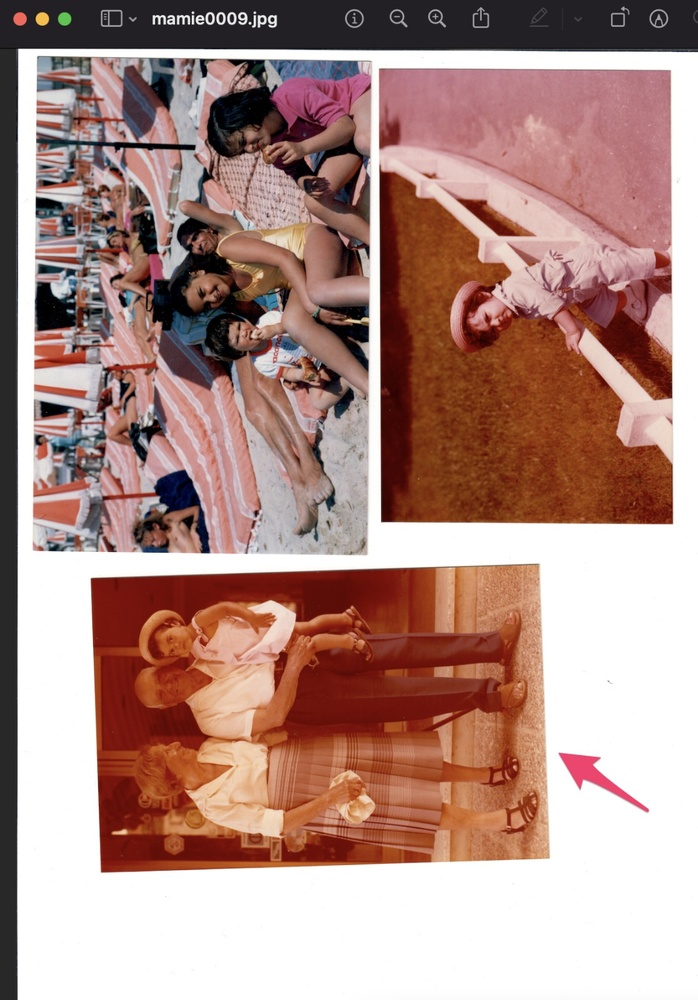
#> input picture data/all_steps/01_mamie0009_mosaic.jpeg, 698 x 1000 px, shrunk from 1117 x 1600 before the run
$ python add_margin_tutorial.py ../data/all_steps/01_mamie0009_mosaic.jpeg
#> lines starting #> are read from the running program, lines starting #| are printed output that depends on the picture
import sys
from random import randint
import cv2 as cv


def main(argv):

    borderType = cv.BORDER_CONSTANT
    window_name = "copyMakeBorder Demo"

    imageName = argv[0] if len(argv) > 0 else "lena.jpg"
    # Loads an image
    src = cv.imread(cv.samples.findFile(imageName), cv.IMREAD_COLOR)
#> src is the input picture: shape (1000, 698, 3); mean B, G, R 134, 141.8, 175.4
    # Check if image is loaded fine
    if src is None:
        print("Error opening image!")
        print("Usage: copy_make_border.py [image_name -- default lena.jpg] \n")
        return -1

    print(
        "\n"
        "\t   copyMakeBorder Demo: \n"
        "     -------------------- \n"
        " ** Press 'c' to set the border to a random constant value \n"
        " ** Press 'r' to set the border to be replicated \n"
        " ** Press 'ESC' to exit the program "
    )

    cv.namedWindow(window_name, cv.WINDOW_AUTOSIZE)

    top = int(0.05 * src.shape[0])  # shape[0] = rows
#> top = 50
    bottom = top
#> bottom = 50
    left = int(0.05 * src.shape[1])  # shape[1] = cols
#> left = 34
    right = left
#> right = 34

    while 1:

        value = [randint(0, 255), randint(0, 255), randint(0, 255)]

        dst = cv.copyMakeBorder(src, top, bottom, left, right, borderType, None, value)
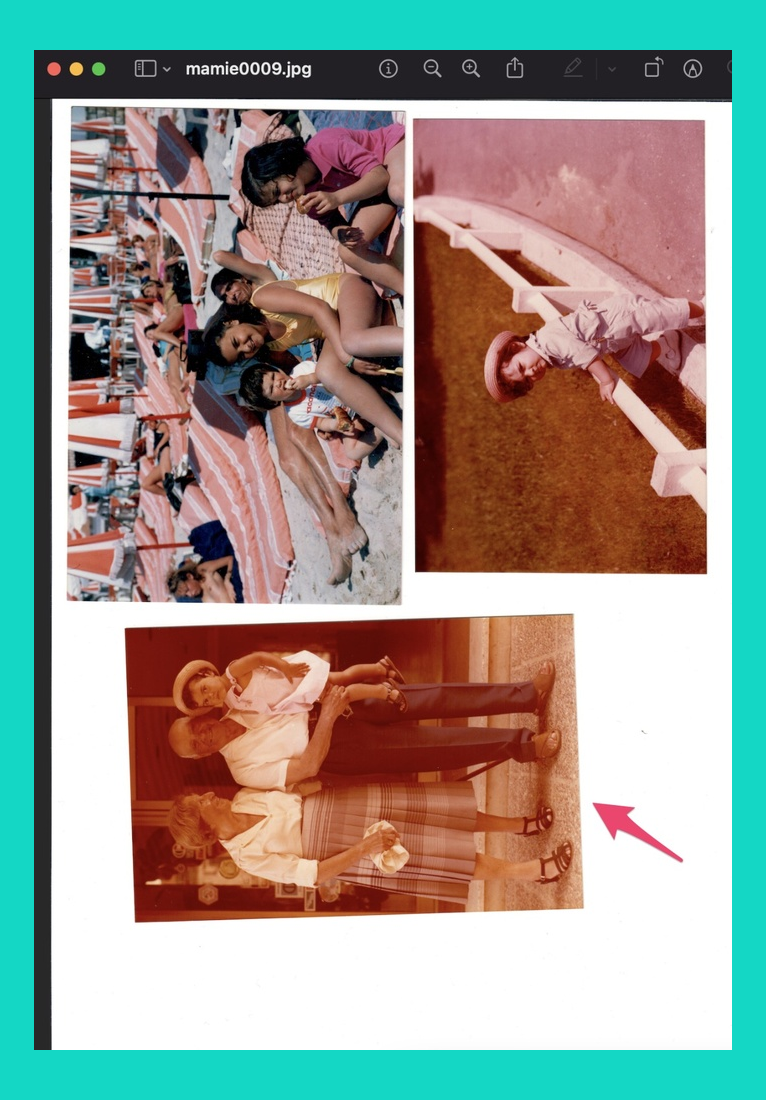
#> dst: shape (1100, 766, 3); mean B, G, R 144.8, 154.3, 148.7

        cv.imshow(window_name, dst)

        c = cv.waitKey(500)
#> (key Esc is pressed here)
        if c == 27:
            break
        elif c == 99:  # 99 = ord('c')
            borderType = cv.BORDER_CONSTANT
        elif c == 114:  # 114 = ord('r')
            borderType = cv.BORDER_REPLICATE

    return 0


if __name__ == "__main__":
    main(sys.argv[1:])

$ run again, on data/all_steps/04_mamie0009_03_warpAffine.jpeg
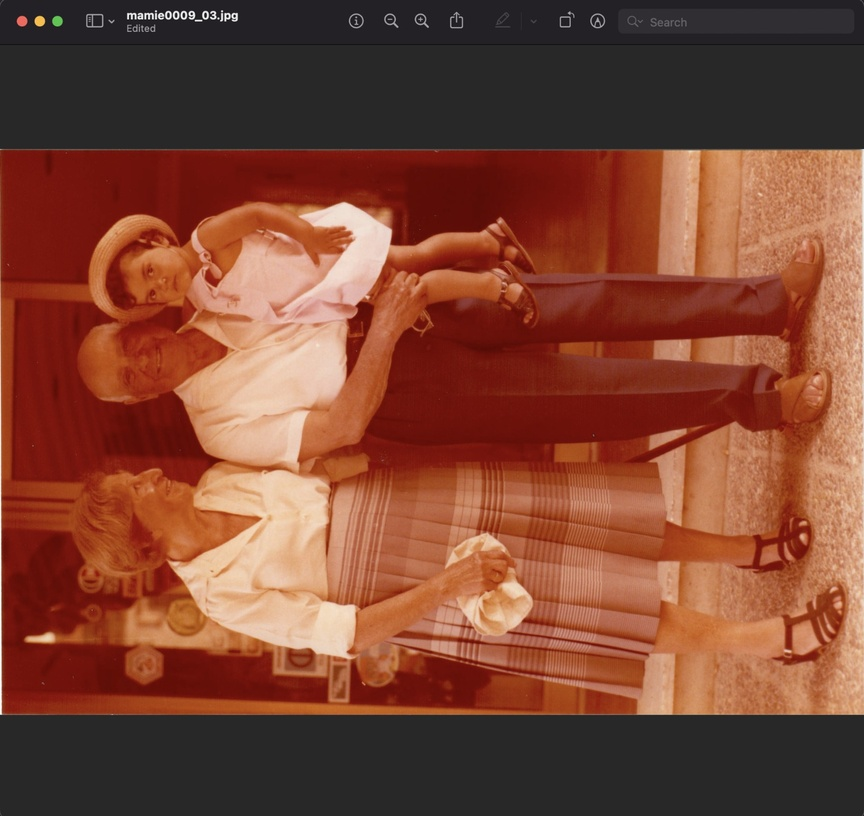
#> input picture data/all_steps/04_mamie0009_03_warpAffine.jpeg, 864 x 816 px, shrunk from 1600 x 1511 before the run
#> in main, src is the input picture: shape (816, 864, 3); mean B, G, R 51.5, 69.5, 124.7
#> in main, `dst = cv.copyMakeBorder(src, top, bottom, left, right, borderType, Non..`:
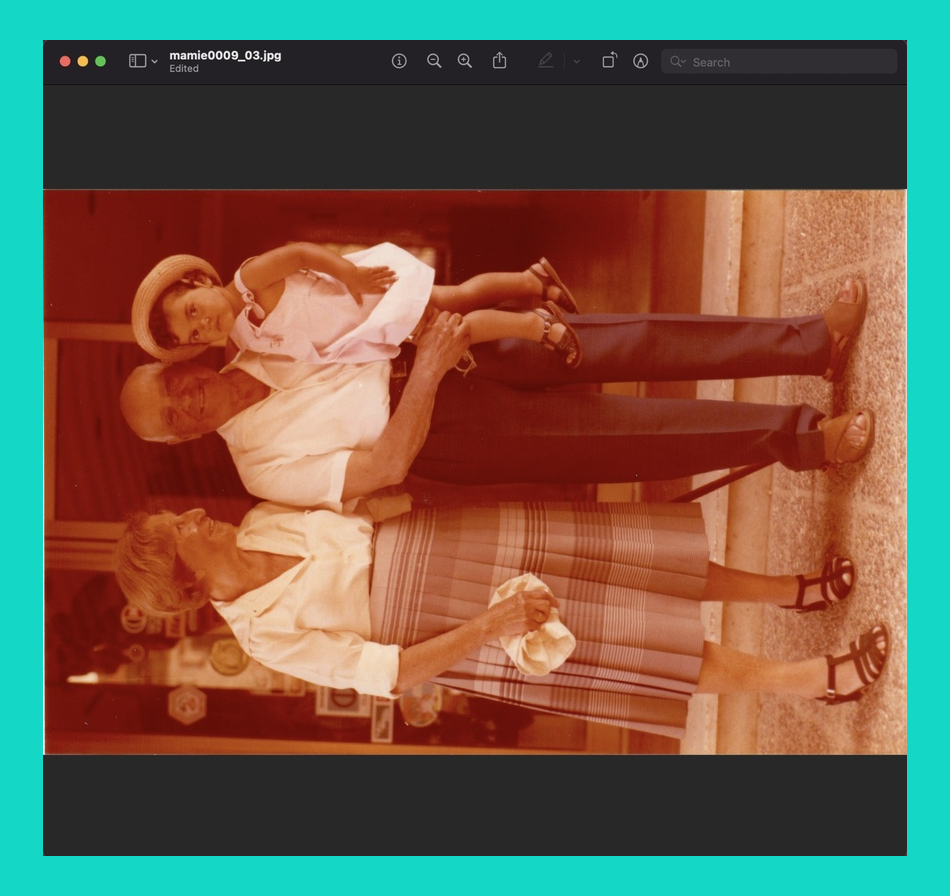
#> dst: shape (896, 950, 3); mean B, G, R 76.5, 94.5, 106.8
